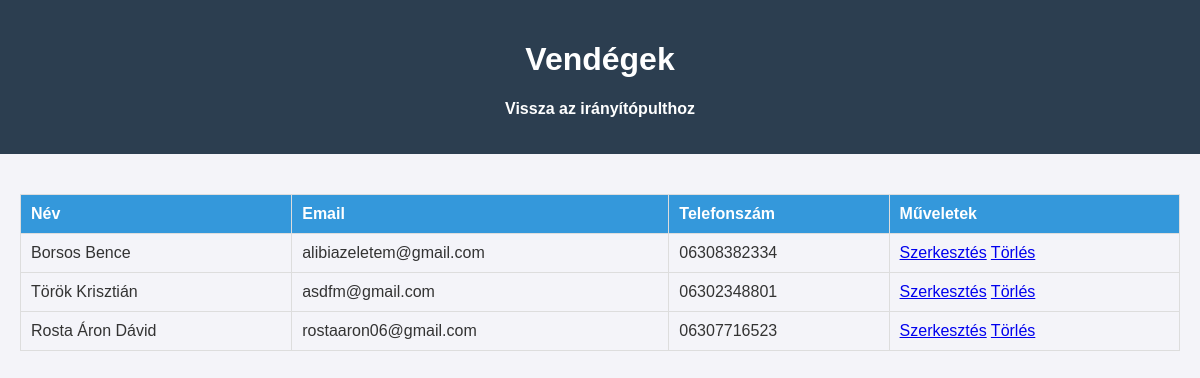
The page /admin/guests/index.php (signed in) on the database as committed earlier.
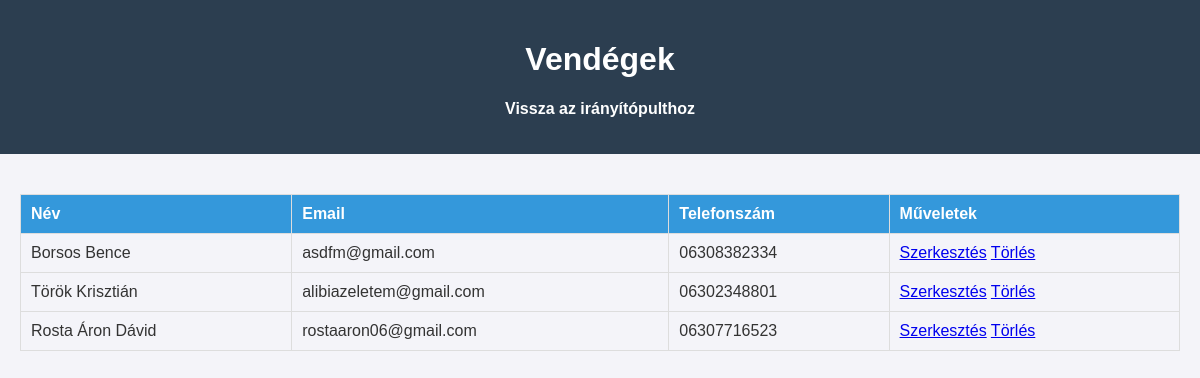
The same page on the database as committed later.
### tables this page shows
CREATE TABLE `guests` (
  `id` int(11) NOT NULL,
  `name` varchar(100) NOT NULL,
  `email` varchar(100) NOT NULL,
  `phone` varchar(20) DEFAULT NULL,
  `address` text DEFAULT NULL,
  `id_number` varchar(20) DEFAULT NULL,
  `created_at` timestamp NOT NULL DEFAULT current_timestamp()
);

### admin/guests/index.php (the view, shortened to what this page needs)
<?php
require_once __DIR__ . '/../../api/config.php';
$sql = "SELECT * FROM guests";
$result = $conn->query($sql);
$guests = $result->fetch_all(MYSQLI_ASSOC);
?>
<!DOCTYPE html>
<html lang="hu">
<head>
    <link rel="stylesheet" href="../assets/css/admin.css">
</head>
<body>
    <header>
        <h1>Vendégek</h1>
        <nav>
            <ul>
                <li><a href="../dashboard.php">Vissza az irányítópulthoz</a></li>
            </ul>
        </nav>
    </header>
    <main>
        <table>
            <thead>
                <tr>
                    <th>Név</th>
                    <th>Email</th>
                    <th>Telefonszám</th>
                    <th>Műveletek</th>
                </tr>
            </thead>
            <tbody>
                <?php foreach ($guests as $guest): ?>
                    <tr>
                        <td><?php echo $guest['name']; ?></td>
                        <td><?php echo $guest['email']; ?></td>
                        <td><?php echo $guest['phone']; ?></td>
                        <td>
                            <a href="edit.php?id=<?php echo $guest['id']; ?>">Szerkesztés</a>
                            <a href="delete.php?id=<?php echo $guest['id']; ?>">Törlés</a>
                        </td>
                    </tr>
                <?php endforeach; ?>
            </tbody>
        </table>
    </main>
</body>
</html>

Rows that differ between the two databases and show on the page:
changed guests "Borsos Bence": email "alibiazeletem@gmail.com" → "asdfm@gmail.com"
changed guests "Török Krisztián": email "asdfm@gmail.com" → "alibiazeletem@gmail.com"
